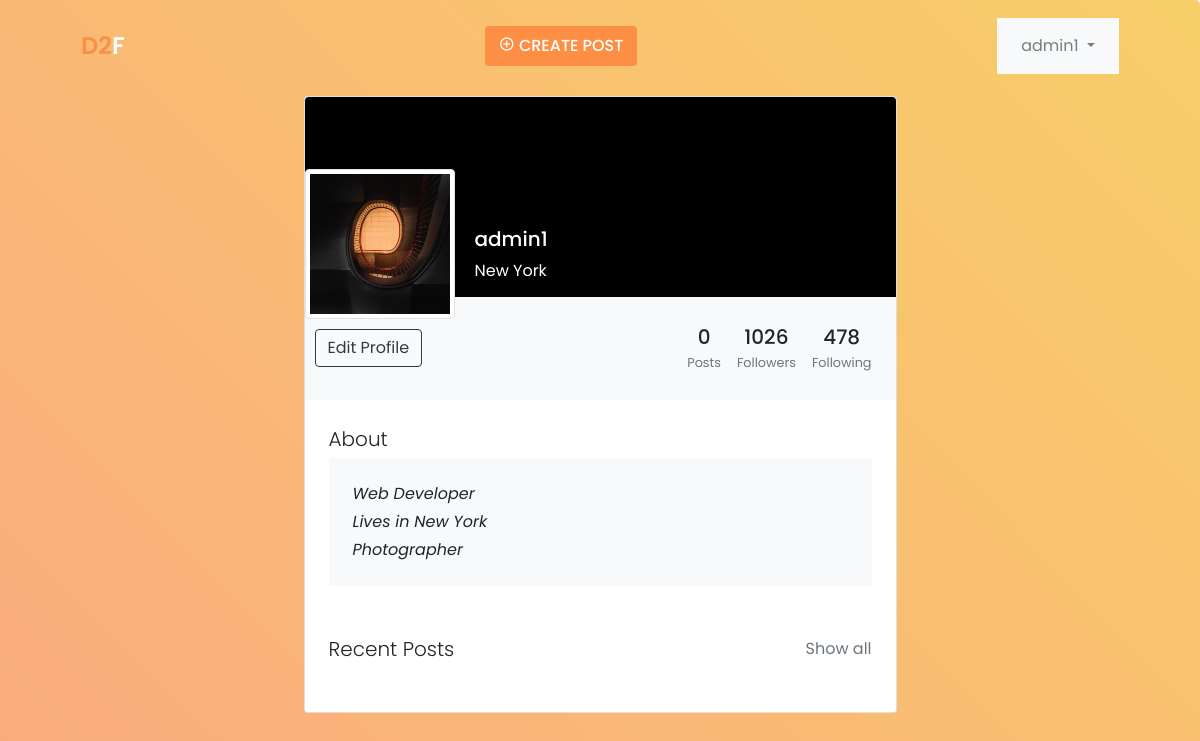
The page /profile.php (signed in) on the database its author committed.
### tables this page shows
CREATE TABLE IF NOT EXISTS `users` (
  `id` int NOT NULL AUTO_INCREMENT,
  `username` varchar(255) NOT NULL,
  `email` varchar(255) NOT NULL,
  `role` enum('Author','Admin') DEFAULT NULL,
  `password` varchar(255) NOT NULL,
  `created_at` timestamp NULL DEFAULT CURRENT_TIMESTAMP,
  `updated_at` timestamp NULL DEFAULT NULL,
  `image` varchar(255) DEFAULT NULL,
  PRIMARY KEY (`id`)
);

### app/database/db.php (called while the page is built, shortened)
<?php
require('connect.php');
if (!function_exists('executeQuery')) {
    function executeQuery($sql, $data)
    {
        global $conn;
        $stmt = $conn->prepare($sql);
        $values = array_values($data);
        $types = str_repeat('s', count($values));
        $stmt->bind_param($types, ...$values);
        $success = $stmt->execute();
        return $stmt;
    }
}
if (!function_exists('selectAll')) {
    function selectAll($table, $conditions = [])
    {
        global $conn;
        $sql = "SELECT * FROM $table";
        if (empty($conditions)) {
            $stmt = $conn->prepare($sql);
            $stmt->execute();
            $posts = $stmt->get_result()->fetch_all(MYSQLI_ASSOC);
            return $posts;
        } else {
            $placeholders = [];
            foreach ($conditions as $key => $value) {
                $placeholders[] = "$key = ?";
            }
            $sql .= " WHERE " . implode(" AND ", $placeholders);
            $stmt = executeQuery($sql, $conditions);
            $posts = $stmt->get_result()->fetch_all(MYSQLI_ASSOC);
            return $posts;
        }
    }
}
if (!function_exists('selectOne')) {
    function selectOne($table, $conditions)
    {
        $sql = "SELECT * FROM $table";
        $placeholders = [];
        $values = [];
        foreach ($conditions as $key => $value) {
            $placeholders[] = "$key = ?";
            $values[] = $value;
        }
        $sql .= " WHERE " . implode(" AND ", $placeholders);
        $sql .= " LIMIT 1";
        $stmt = executeQuery($sql, $values);
        $result = $stmt->get_result();
        $post = $result->fetch_assoc();
        return $post;
    }
}
?>

### profile.php (the view, shortened to what this page needs)
<?php
include_once ROOT_PATH . "/app/include/header.php";
include_once ROOT_PATH . "/app/controllers/users.php";
$user = selectOne($table, ['id' => $_SESSION['id']]);
$userPostsCount = count(selectAll('posts', ['user_id' => $_SESSION['id']]));
?>
<section class="h-100 gradient-custom-2">
  <div class="container py-5 h-100">
    <div class="row d-flex justify-content-center align-items-center h-100">
      <div class="col col-lg-9 col-xl-7">
        <div class="card">
          <div class="rounded-top text-white d-flex flex-row" style="background-color: #000; height:200px;">
            <div class="ms-4 mt-5 d-flex flex-column" style="width: 150px;">
              <img src="<?php echo BASE_URL . '/img/' . $user['image']; ?>" alt="Generic placeholder image" class="img-fluid img-thumbnail mt-4 mb-2" style=" margin-right : 20px;width: 150px ;height: 150px;z-index: 1">
            </div>
            <div class="ms-3" style="margin-top: 130px;">
              <h5><?php echo $user['username']; ?></h5>
              <p>New York</p>
            </div>
          </div>
          <div class="p-4 text-black" style="background-color: #f8f9fa; position:relative;">
            <div class="d-flex justify-content-end text-center py-1">
              <div style="left:10px; position:absolute;">
                <button type="button" class="btn btn-outline-dark" data-mdb-ripple-color="dark" style="z-index: 1;">
              <a href="user/users/edit_profile.php?id=<?php echo $_SESSION['id']; ?>"> Edit Profile</a>
                </button>
              </div>
              <div>
                <p class="mb-1 h5"><?php echo $userPostsCount; ?></p>
                <p class="small text-muted mb-0">Posts</p>
              </div>
              <div class="px-3">
                <p class="mb-1 h5">1026</p>
                <p class="small text-muted mb-0">Followers</p>
              </div>
              <div>
                <p class="mb-1 h5">478</p>
                <p class="small text-muted mb-0">Following</p>
              </div>
            </div>
          </div>
          <div class="card-body p-4 text-black">
            <div class="mb-5">
              <p class="lead fw-normal mb-1">About</p>
              <div class="p-4" style="background-color: #f8f9fa;">
                <p class="font-italic mb-1">Web Developer</p>
                <p class="font-italic mb-1">Lives in New York</p>
                <p class="font-italic mb-0">Photographer</p>
              </div>
            </div>
            <div class="d-flex justify-content-between align-items-center mb-4">
              <p class="lead fw-normal mb-0">Recent Posts</p>
              <p class="mb-0"><a href="#!" class="text-muted">Show all</a></p>
            </div>
          </div>
        </div>
      </div>
    </div>
  </div>
</section>

### css/style.css (style rules this page uses)
* { font-family: "Poppins", sans-serif; margin-top: 0; padding: 0; scroll-behavior: smooth; scroll-padding-top: 2rem; box-sizing: border-box; }
a { color: #343a40; text-decoration: none; background-color: transparent; -webkit-text-decoration-skip: objects; }
:root { --container-color: #1a1e21; --second-color: #fd8f44; --text-color: #172317; --bg-color: #fff; }
a { text-decoration: none; }
img { width: 100%; }
section { padding: 3rem 0 2rem; }
.container { max-width: 1068px; margin: auto; width: 100%; }
.gradient-custom-2 { background: #fccb90; background: -webkit-linear-gradient( to right, #ee7724, #d8363a, #dd3675, #b44593 ); background: linear-gradient(to right, #ee7724, #d8363a, #dd3675, #b44593); }
@media (min-width: 769px) { .gradient-custom-2 { border-top-right-radius: 0.3rem; border-bottom-right-radius: 0.3rem; } }
.gradient-custom-2 { background-color: #FBAB7E; background-image: linear-gradient(45deg, #FBAB7E 0%, #F7CE68 100%); }
.ms-3 { margin-left: 20px; }
button.btn.btn-outline-dark { display: inline-block; margin-top: 4px; }

### rows shown on the page
users: image (picture), username "admin1"

### other values the page prints
$_SESSION['username'] "admin1"
$userPostsCount "0"
